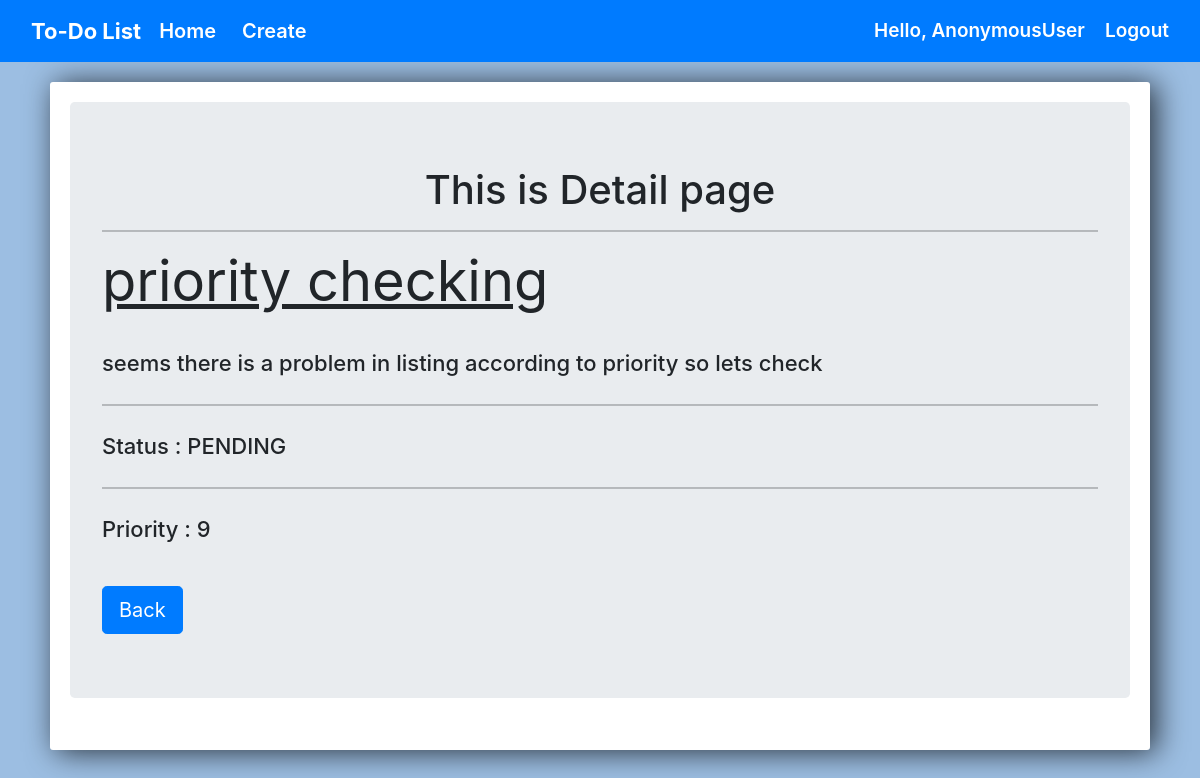
The page /todo/11/detai on the database its author committed.
### todo/models.py (models this page shows, shortened)
class TODO(models.Model):
    status_choices = [
    ('COMPLETED', 'COMPLETED'),
    ('PENDING', 'PENDING'),
    ]
    priority_choices = [
    (1,'1️'),
    (2, '2️'),
    (3, '3️'),
    (4, '4️'),
    (5, '5️'),
    (6, '6️'),
    (7, '7️'),
    (8, '8️'),
    (9, '9️'),
    (10, '10'),
    ]
    title = models.CharField(max_length=50)
    task = models.TextField(blank=False)
    status = models.CharField(max_length=20 , choices=status_choices)
    user  = models.ForeignKey(User  , on_delete= models.CASCADE, related_name='priority')
    date = models.DateTimeField(auto_now_add=True)
    priority = models.IntegerField(max_length=2 , choices=priority_choices)

### todo/views.py (the view)
# urls.py: path('<int:pk>/detai',views.detailpage, name='detailpage'),
def detailpage(request,pk):
    title = TODO.objects.get(id=pk)
    context = {
        'title':title
    }
    return render(request,'todo/details.html',context)

### todo/templates/todo/details.html (shortened to what this page needs)
{% extends 'todo/base.html' %}
{% load static %}
{% block body%}
	<link rel="stylesheet" href="https://stackpath.bootstrapcdn.com/bootstrap/4.3.1/css/bootstrap.min.css">
	<div class="center-column">
		<div class="jumbotron">
            <h1 align="center">This is Detail page</h1>
            <hr>
            <h1 class="display-4"><B><u>{{title.title}}</u></B></h1>
            <br>
            <p class="lead">{{title.task}}</p>
            <hr class="my-4">
            <p class="lead">Status : {{title.status}}</p>
            <hr class="my-4">
            <p class="lead">Priority : {{title.priority}}</p>
            <br>
            <a href="{% url 'home' %}"><button class="btn btn-primary btn-lg">Back</button></a>
        </div>
	</div>
{% endblock %}

### todo/templates/todo/details.html (style rules this page uses)
body { background-color: #9cbee2; }
.center-column { width:1100px; margin: 20px auto; padding:20px; background-color: #fff; border-radius: 3px; box-shadow: 6px 2px 30px 0px rgba(0,0,0,0.75); }
.lead { font-size: 22px; font-weight: 450; }

### rows shown on the page
TODO: title "priority checking", task "seems there is a problem in listing according to priority so lets check", status "PENDING", priority "9"

### other values the page prints
{{ request.user }} "AnonymousUser"
